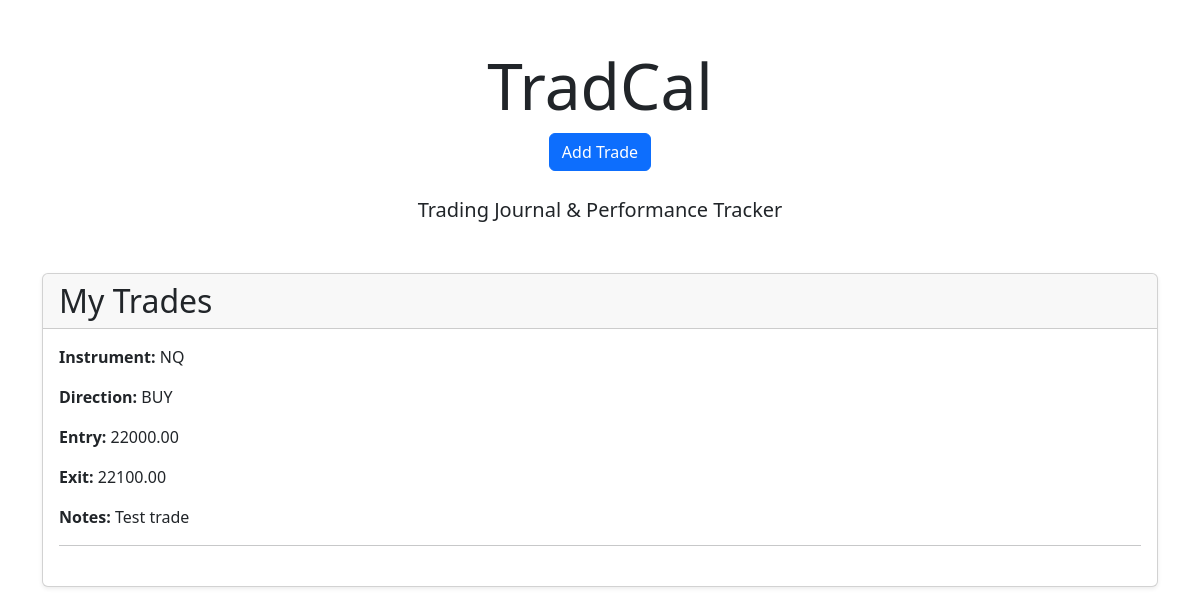
Before: / with the older database file.
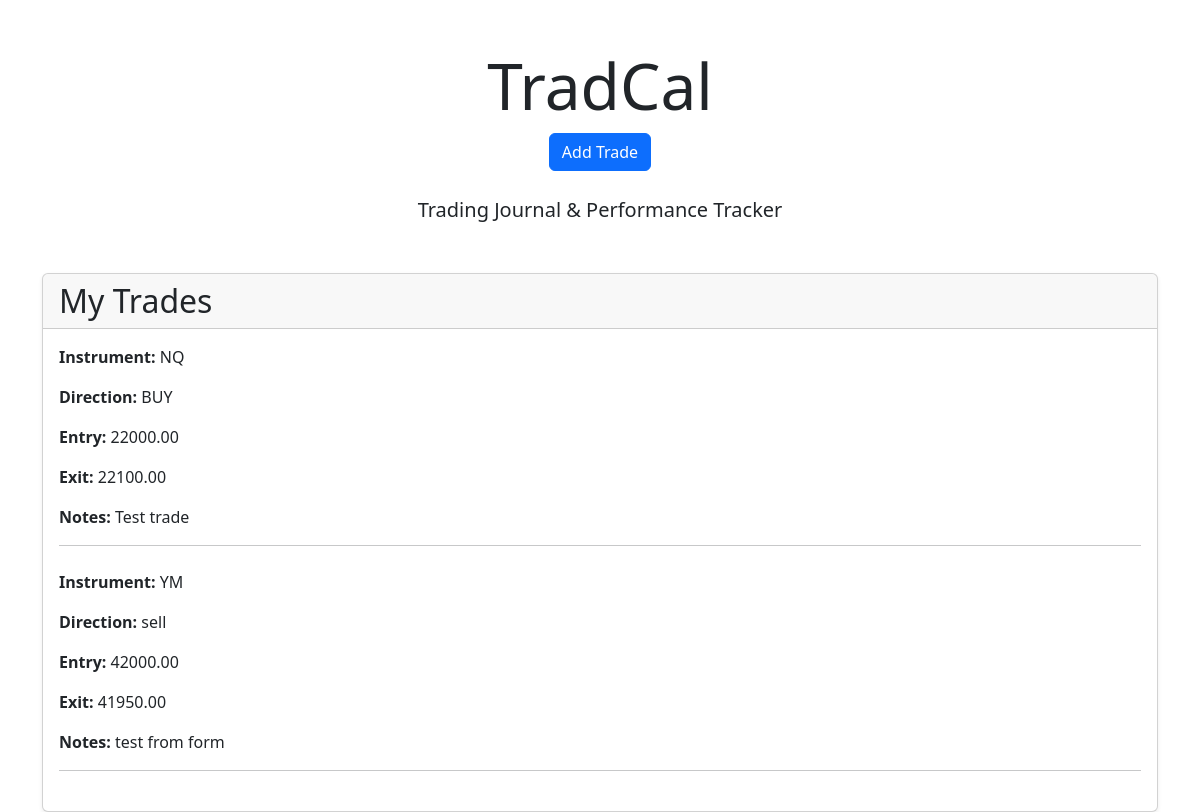
After: the same page with the newer database file.
### trades/models.py (models this page shows, shortened)
class Trade(models.Model):
    instrument = models.CharField(max_length=50)
    direction = models.CharField(max_length=10)
    entry_price = models.DecimalField(max_digits=10, decimal_places=2)
    exit_price = models.DecimalField(max_digits=10, decimal_places=2)
    notes = models.TextField(blank=True)
    created_on = models.DateTimeField(auto_now_add=True)

### trades/views.py (the view)
# urls.py: path('', views.home, name='home'),
def home(request):
    trades = Trade.objects.all()
    return render(
        request,
        'trades/home.html',
        {'trades': trades}
    )

### trades/templates/trades/home.html (shortened to what this page needs)
<!DOCTYPE html>
<html lang="en">
<head>
    <link href="https://cdn.jsdelivr.net/npm/bootstrap@5.3.3/dist/css/bootstrap.min.css"
          rel="stylesheet">
</head>
<body>
<div class="container mt-5">
    <div class="text-center mb-5">
        <h1 class="display-3">TradCal</h1>
        <a href="{% url 'add_trade' %}" class="btn btn-primary mb-4">
    Add Trade
</a>
        <p class="lead">Trading Journal & Performance Tracker</p>
    </div>
    <div class="card shadow-sm">
        <div class="card-header">
            <h2 class="mb-0">My Trades</h2>
        </div>
        <div class="card-body">
            {% for trade in trades %}
                <div class="mb-4">
                    <p><strong>Instrument:</strong> {{ trade.instrument }}</p>
                    <p><strong>Direction:</strong> {{ trade.direction }}</p>
                    <p><strong>Entry:</strong> {{ trade.entry_price }}</p>
                    <p><strong>Exit:</strong> {{ trade.exit_price }}</p>
                    <p><strong>Notes:</strong> {{ trade.notes }}</p>
                    <hr>
                </div>
            {% empty %}
                <p>No trades recorded yet.</p>
            {% endfor %}
        </div>
    </div>
</div>
</body>
</html>

Changed rows visible on the page:
added Trade: instrument "YM", direction "sell", entry_price "42000.00", exit_price "41950.00", notes "test from form"
